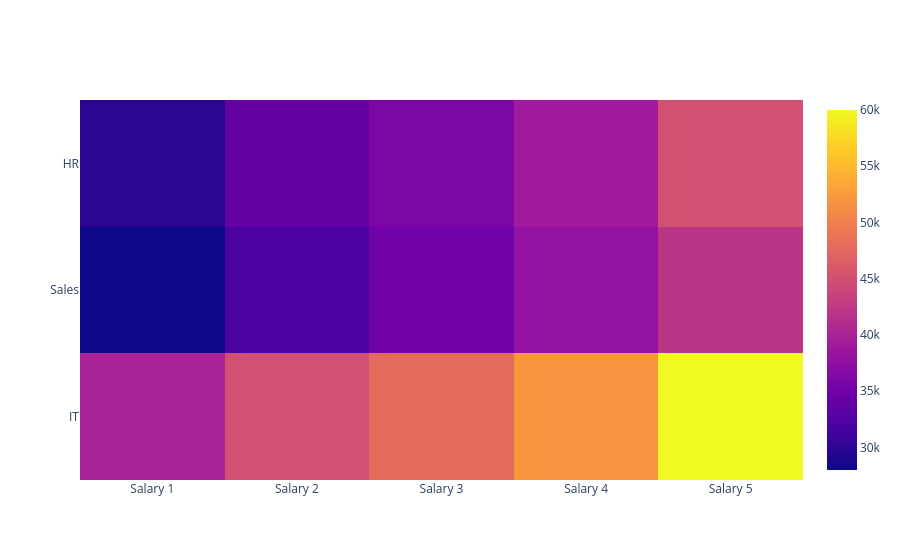

Notebook code for this chart:
### Code cell
fig = go.Figure()

fig.add_trace(
    go.Heatmap(
        x=["Salary 1", "Salary 2", "Salary 3", "Salary 4", "Salary 5"],
        y=["IT", "Sales", "HR"],
        z=[
            [40000, 45000, 48000, 52000, 60000],
            [28000, 32000, 35000, 38000, 42000],
            [30000, 34000, 36000, 39000, 45000]
        ]
    )
)

fig.show()

### Figure 1 — Plotly figure (JSON) as saved in the notebook; plotly's stock layout.template omitted (floating-point values rounded to 4 significant figures)
{"data": [{"type": "heatmap", "x": ["Salary 1", "Salary 2", "Salary 3", "Salary 4", "Salary 5"], "y": ["IT", "Sales", "HR"], "z": [[40000, 45000, 48000, 52000, 60000], [28000, 32000, 35000, 38000, 42000], [30000, 34000, 36000, 39000, 45000]]}], "layout": {}}
